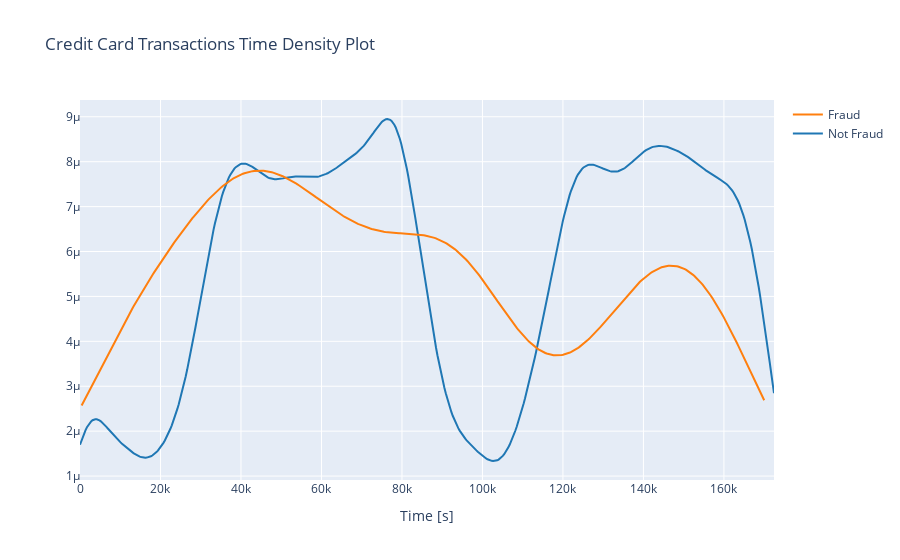

Here is the notebook cell this chart was saved with:
### Markdown cell above
0 = non fraudulent(normal transaction)
1 = fraudulent transaction

Only 492 (or 0.172%) of transaction are fraudulent. That means the data is highly unbalanced with respect with target variable Class

It shows it is a highly unbalanced data

### Code cell
class_0 = data.loc[data['Class'] == 0]["Time"]
class_1 = data.loc[data['Class'] == 1]["Time"]

hist_data = [class_0, class_1]
group_labels = ['Not Fraud', 'Fraud']

fig = ff.create_distplot(hist_data, group_labels, show_hist=False, show_rug=False)
fig['layout'].update(title='Credit Card Transactions Time Density Plot', xaxis=dict(title='Time [s]'))
iplot(fig, filename='dist_only')

### Figure 1 — Plotly figure (JSON) as saved in the notebook; plotly's stock layout.template omitted (floating-point values rounded to 4 significant figures; data arrays with more than 128 entries replaced by an {"elided": "..."} marker saying what was removed)
{"data": [{"legendgroup": "Not Fraud", "marker": {"color": "rgb(31, 119, 180)"}, "mode": "lines", "name": "Not Fraud", "showlegend": true, "x": {"elided": "500 float values"}, "xaxis": "x", "y": {"elided": "500 float values"}, "yaxis": "y", "type": "scatter"}, {"legendgroup": "Fraud", "marker": {"color": "rgb(255, 127, 14)"}, "mode": "lines", "name": "Fraud", "showlegend": true, "x": {"elided": "500 float values"}, "xaxis": "x", "y": {"elided": "500 float values"}, "yaxis": "y", "type": "scatter"}], "layout": {"barmode": "overlay", "hovermode": "closest", "legend": {"traceorder": "reversed"}, "title": {"text": "Credit Card Transactions Time Density Plot"}, "xaxis": {"anchor": "y2", "domain": [0, 1], "title": {"text": "Time [s]"}, "zeroline": false, "type": "linear", "range": [0, 172400.0], "autorange": true}, "yaxis": {"anchor": "free", "domain": [0, 1], "position": 0, "type": "linear", "range": [9.122e-07, 9.374e-06], "autorange": true}, "autosize": true}}
